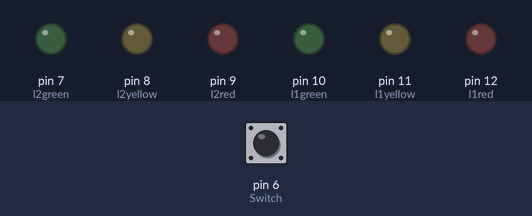
The sketch below on a simulated Arduino Uno, built with avr-gcc and run on an emulated ATmega328P. On the bench: output pins drawn as LEDs (lit = HIGH). Inputs (shaded band) come from the test bench; at power-on: pin 6 (Switch) HIGH.

Above: at 1.2 s.
1.3 s: pin 6 (Switch) pulled LOW for 3.2 s
At 1.6 s:
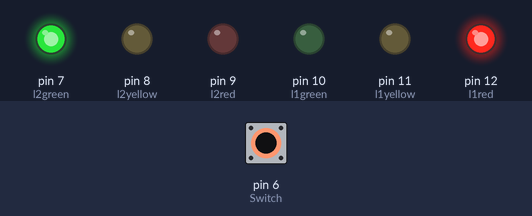
6.0 s: pin 6 (Switch) pulled LOW for 0.15 s
At 6.07 s:
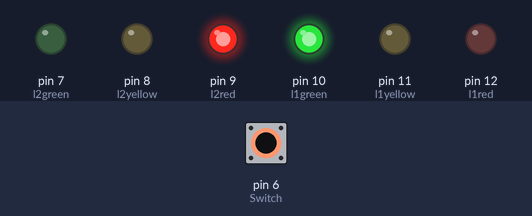
7.6 s: pin 6 (Switch) pulled LOW for 1 s
At 8.4 s:
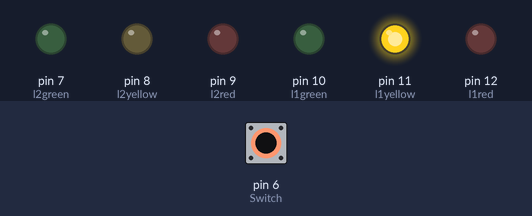
Timing chart, 0 to 10.6 s (numbered marks = the images above; inputs shaded):
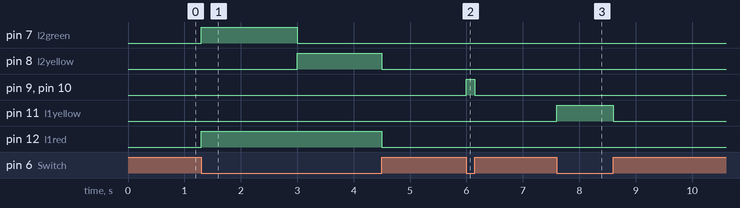

The sketch:

tinkercad_sinal_transito_millis.ino
```cpp
// Link projeto: https://www.tinkercad.com/things/61INOquJCPC-sinal-de-transito-com-millis-inf-351/editel?sharecode=55GGh4_gTXeSKtbzUXC8MCQ1jOaVLpfPGv1oVy23m9s

/// C++ code
//

#define l1red 12
#define l1yellow 11
#define l1green 10

#define l2red 9
#define l2yellow 8
#define l2green 7

#define Switch 6

unsigned long myTime;
bool state;

void setup()
{
  myTime = millis();
  state = false;
  pinMode(Switch, INPUT_PULLUP);

  pinMode(l1red, OUTPUT);
  pinMode(l1yellow, OUTPUT);
  pinMode(l1green, OUTPUT);
  pinMode(l2red, OUTPUT);
  pinMode(l2yellow, OUTPUT);
  pinMode(l2green, OUTPUT);
}

void loop()
{
  if ( digitalRead(Switch) == LOW ) {
    state = true;
  } else {
    state = false;
  }

  if (state) {
    if ( millis() - myTime < 3000) {
      // close for 1
      digitalWrite(l1red, HIGH);
      digitalWrite(l1yellow, LOW);

      // open for 2
      digitalWrite(l2green, HIGH);
      digitalWrite(l2red, LOW);
    } else if ( millis() - myTime < 5000) {
      	// changing 2
    	digitalWrite(l2green, LOW);
    	digitalWrite(l2yellow, HIGH);
    } else if ( millis() - myTime < 7000) {
      	// open for 1
    	digitalWrite(l1red, LOW);
    	digitalWrite(l1green, HIGH);

      	// close for 2
    	digitalWrite(l2yellow, LOW);
    	digitalWrite(l2red, HIGH);
    } else if ( millis() - myTime < 10000) {
      	// changing 1
     	digitalWrite(l1green, LOW);
    	digitalWrite(l1yellow, HIGH);
    } else {
    	myTime = millis();
    }
  } else {
  	digitalWrite(l1red, LOW);
    digitalWrite(l1green, LOW);
    digitalWrite(l1yellow, LOW);
    digitalWrite(l2red, LOW);
    digitalWrite(l2green, LOW);
    digitalWrite(l2yellow, LOW);
  }
}
```

Measured:
- after the input at 1.3 s, pin 7 (l2green): LOW → HIGH at once, → LOW 1.7 s later; pin 8 (l2yellow): LOW → HIGH after 1.7 s, → LOW 1.5 s later; pin 12 (l1red): LOW → HIGH at once, → LOW 3.2 s later
- after the input at 6.0 s, pin 9 (l2red), pin 10 (l1green): LOW → HIGH at once, → LOW 0.15 s later
- after the input at 7.6 s, pin 11 (l1yellow): LOW → HIGH at once, → LOW 1.0 s later
